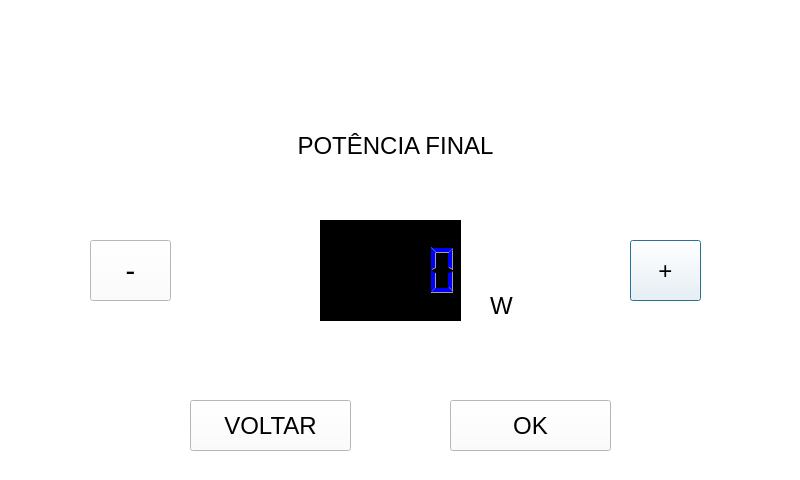
<?xml version="1.0" encoding="UTF-8"?>
<ui version="4.0">
 <class>thirdDialog</class>
 <widget class="QDialog" name="thirdDialog">
  <property name="geometry">
   <rect>
    <x>0</x>
    <y>0</y>
    <width>800</width>
    <height>480</height>
   </rect>
  </property>
  <property name="font">
   <font>
    <pointsize>18</pointsize>
   </font>
  </property>
  <property name="windowTitle">
   <string>Dialog</string>
  </property>
  <property name="styleSheet">
   <string notr="true">background-color: rgb(255, 255, 255);</string>
  </property>
  <widget class="QLabel" name="label">
   <property name="geometry">
    <rect>
     <x>20</x>
     <y>0</y>
     <width>711</width>
     <height>111</height>
    </rect>
   </property>
   <property name="text">
    <string/>
   </property>
  </widget>
  <widget class="QLabel" name="label_2">
   <property name="geometry">
    <rect>
     <x>210</x>
     <y>110</y>
     <width>371</width>
     <height>71</height>
    </rect>
   </property>
   <property name="styleSheet">
    <string notr="true">font: 26pt &quot;Arial&quot;;</string>
   </property>
   <property name="text">
    <string>POTÊNCIA FINAL</string>
   </property>
   <property name="alignment">
    <set>Qt::AlignCenter</set>
   </property>
  </widget>
  <widget class="QPushButton" name="pushButton_3">
   <property name="geometry">
    <rect>
     <x>630</x>
     <y>240</y>
     <width>71</width>
     <height>61</height>
    </rect>
   </property>
   <property name="font">
    <font>
     <pointsize>18</pointsize>
    </font>
   </property>
   <property name="text">
    <string>+</string>
   </property>
  </widget>
  <widget class="QLCDNumber" name="lcdNumber_2">
   <property name="geometry">
    <rect>
     <x>320</x>
     <y>220</y>
     <width>141</width>
     <height>101</height>
    </rect>
   </property>
   <property name="palette">
    <palette>
     <active>
      <colorrole role="WindowText">
       <brush brushstyle="SolidPattern">
        <color alpha="255">
         <red>0</red>
         <green>0</green>
         <blue>255</blue>
        </color>
       </brush>
      </colorrole>
      <colorrole role="Button">
       <brush brushstyle="SolidPattern">
        <color alpha="255">
         <red>0</red>
         <green>0</green>
         <blue>0</blue>
        </color>
       </brush>
      </colorrole>
      <colorrole role="Light">
       <brush brushstyle="SolidPattern">
        <color alpha="255">
         <red>0</red>
         <green>0</green>
         <blue>255</blue>
        </color>
       </brush>
      </colorrole>
      <colorrole role="Text">
       <brush brushstyle="SolidPattern">
        <color alpha="255">
         <red>0</red>
         <green>0</green>
         <blue>255</blue>
        </color>
       </brush>
      </colorrole>
      <colorrole role="BrightText">
       <brush brushstyle="SolidPattern">
        <color alpha="255">
         <red>0</red>
         <green>0</green>
         <blue>255</blue>
        </color>
       </brush>
      </colorrole>
      <colorrole role="ButtonText">
       <brush brushstyle="SolidPattern">
        <color alpha="255">
         <red>0</red>
         <green>0</green>
         <blue>255</blue>
        </color>
       </brush>
      </colorrole>
      <colorrole role="Base">
       <brush brushstyle="SolidPattern">
        <color alpha="255">
         <red>0</red>
         <green>0</green>
         <blue>0</blue>
        </color>
       </brush>
      </colorrole>
      <colorrole role="Window">
       <brush brushstyle="SolidPattern">
        <color alpha="255">
         <red>0</red>
         <green>0</green>
         <blue>0</blue>
        </color>
       </brush>
      </colorrole>
     </active>
     <inactive>
      <colorrole role="WindowText">
       <brush brushstyle="SolidPattern">
        <color alpha="255">
         <red>0</red>
         <green>0</green>
         <blue>255</blue>
        </color>
       </brush>
      </colorrole>
      <colorrole role="Button">
       <brush brushstyle="SolidPattern">
        <color alpha="255">
         <red>0</red>
         <green>0</green>
         <blue>0</blue>
        </color>
       </brush>
      </colorrole>
      <colorrole role="Light">
       <brush brushstyle="SolidPattern">
        <color alpha="255">
         <red>0</red>
         <green>0</green>
         <blue>255</blue>
        </color>
       </brush>
      </colorrole>
      <colorrole role="Text">
       <brush brushstyle="SolidPattern">
        <color alpha="255">
         <red>0</red>
         <green>0</green>
         <blue>255</blue>
        </color>
       </brush>
      </colorrole>
      <colorrole role="BrightText">
       <brush brushstyle="SolidPattern">
        <color alpha="255">
         <red>0</red>
         <green>0</green>
         <blue>255</blue>
        </color>
       </brush>
      </colorrole>
      <colorrole role="ButtonText">
       <brush brushstyle="SolidPattern">
        <color alpha="255">
         <red>0</red>
         <green>0</green>
         <blue>255</blue>
        </color>
       </brush>
      </colorrole>
      <colorrole role="Base">
       <brush brushstyle="SolidPattern">
        <color alpha="255">
         <red>0</red>
         <green>0</green>
         <blue>0</blue>
        </color>
       </brush>
      </colorrole>
      <colorrole role="Window">
       <brush brushstyle="SolidPattern">
        <color alpha="255">
         <red>0</red>
         <green>0</green>
         <blue>0</blue>
        </color>
       </brush>
      </colorrole>
     </inactive>
     <disabled>
      <colorrole role="WindowText">
       <brush brushstyle="SolidPattern">
        <color alpha="255">
         <red>120</red>
         <green>120</green>
         <blue>120</blue>
        </color>
       </brush>
      </colorrole>
      <colorrole role="Button">
       <brush brushstyle="SolidPattern">
        <color alpha="255">
         <red>0</red>
         <green>0</green>
         <blue>0</blue>
        </color>
       </brush>
      </colorrole>
      <colorrole role="Light">
       <brush brushstyle="SolidPattern">
        <color alpha="255">
         <red>0</red>
         <green>0</green>
         <blue>255</blue>
        </color>
       </brush>
      </colorrole>
      <colorrole role="Text">
       <brush brushstyle="SolidPattern">
        <color alpha="255">
         <red>120</red>
         <green>120</green>
         <blue>120</blue>
        </color>
       </brush>
      </colorrole>
      <colorrole role="BrightText">
       <brush brushstyle="SolidPattern">
        <color alpha="255">
         <red>0</red>
         <green>0</green>
         <blue>255</blue>
        </color>
       </brush>
      </colorrole>
      <colorrole role="ButtonText">
       <brush brushstyle="SolidPattern">
        <color alpha="255">
         <red>120</red>
         <green>120</green>
         <blue>120</blue>
        </color>
       </brush>
      </colorrole>
      <colorrole role="Base">
       <brush brushstyle="SolidPattern">
        <color alpha="255">
         <red>0</red>
         <green>0</green>
         <blue>0</blue>
        </color>
       </brush>
      </colorrole>
      <colorrole role="Window">
       <brush brushstyle="SolidPattern">
        <color alpha="255">
         <red>0</red>
         <green>0</green>
         <blue>0</blue>
        </color>
       </brush>
      </colorrole>
     </disabled>
    </palette>
   </property>
   <property name="styleSheet">
    <string notr="true">background-color: rgb(0, 0, 0);</string>
   </property>
  </widget>
  <widget class="QPushButton" name="pushButton_4">
   <property name="geometry">
    <rect>
     <x>90</x>
     <y>240</y>
     <width>81</width>
     <height>61</height>
    </rect>
   </property>
   <property name="font">
    <font>
     <pointsize>22</pointsize>
    </font>
   </property>
   <property name="text">
    <string>-</string>
   </property>
  </widget>
  <widget class="QPushButton" name="pushButton_5">
   <property name="geometry">
    <rect>
     <x>450</x>
     <y>400</y>
     <width>161</width>
     <height>51</height>
    </rect>
   </property>
   <property name="styleSheet">
    <string notr="true">font: 14pt &quot;MS Shell Dlg 2&quot;;</string>
   </property>
   <property name="text">
    <string>OK</string>
   </property>
  </widget>
  <widget class="QLabel" name="label_9">
   <property name="geometry">
    <rect>
     <x>490</x>
     <y>290</y>
     <width>71</width>
     <height>31</height>
    </rect>
   </property>
   <property name="styleSheet">
    <string notr="true">font: 75 16pt &quot;Arial&quot;;</string>
   </property>
   <property name="text">
    <string>W</string>
   </property>
  </widget>
  <widget class="QPushButton" name="pushButton">
   <property name="geometry">
    <rect>
     <x>190</x>
     <y>400</y>
     <width>161</width>
     <height>51</height>
    </rect>
   </property>
   <property name="styleSheet">
    <string notr="true">font: 14pt &quot;Arial&quot;;</string>
   </property>
   <property name="text">
    <string>VOLTAR</string>
   </property>
  </widget>
 </widget>
 <resources/>
 <connections>
  <connection>
   <sender>pushButton_5</sender>
   <signal>clicked()</signal>
   <receiver>thirdDialog</receiver>
   <slot>close()</slot>
   <hints>
    <hint type="sourcelabel">
     <x>340</x>
     <y>390</y>
    </hint>
    <hint type="destinationlabel">
     <x>456</x>
     <y>402</y>
    </hint>
   </hints>
  </connection>
 </connections>
</ui>
